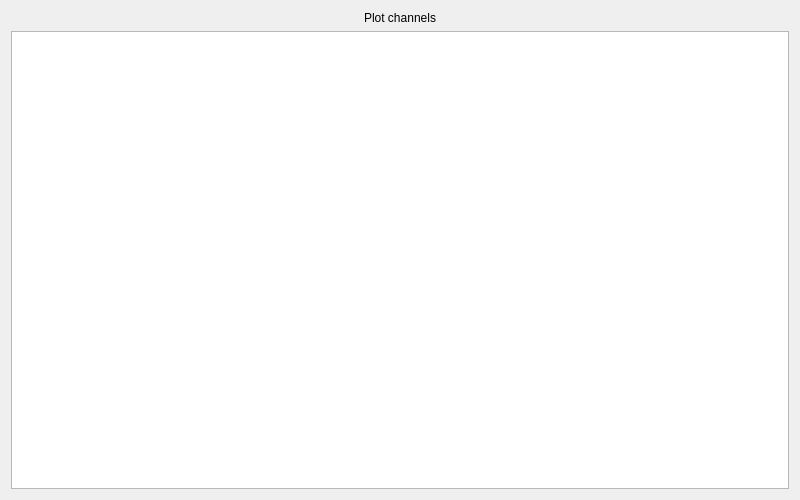
<?xml version="1.0" encoding="UTF-8"?>
<ui version="4.0">
 <class>ChannelSelectWidget</class>
 <widget class="QWidget" name="ChannelSelectWidget">
  <property name="geometry">
   <rect>
    <x>0</x>
    <y>0</y>
    <width>800</width>
    <height>500</height>
   </rect>
  </property>
  <property name="acceptDrops">
   <bool>true</bool>
  </property>
  <property name="windowTitle">
   <string>Channel Selection</string>
  </property>
  <layout class="QVBoxLayout" name="vertical_layout">
   <item>
    <widget class="QLabel" name="title">
     <property name="text">
      <string>Plot channels</string>
     </property>
     <property name="alignment">
      <set>Qt::AlignCenter</set>
     </property>
    </widget>
   </item>
   <item>
    <widget class="SelectedChannelTableView" name="selected_channel_table_view"/>
   </item>
  </layout>
 </widget>
 <customwidgets>
  <customwidget>
   <class>SelectedChannelTableView</class>
   <extends>QTableView</extends>
   <header>ndscope/channel_select.h</header>
  </customwidget>
 </customwidgets>
 <resources/>
 <connections/>
</ui>
